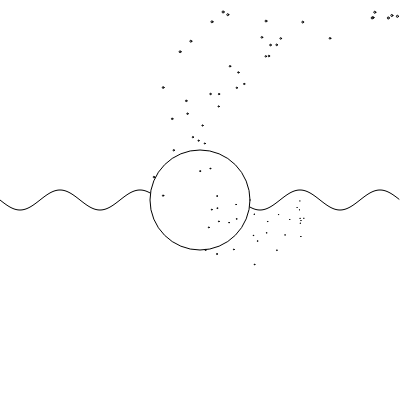
Frame 1 (no input)
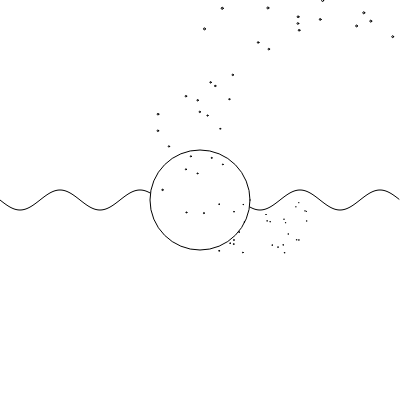
Frame 60 (no input)
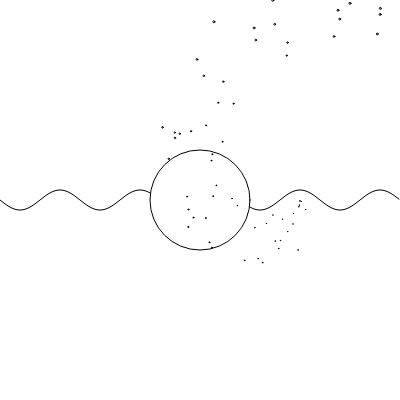
Frame 120 (the mouse pressed at the canvas centre since frame 60)

The p5.js sketch that drew these frames (run headless with seeded random() and noise() and a simulated clock; from frame 60 on, the mouse is pressed at the canvas centre):

// p5.js sketch
// ── sketch.js
function preload() {
  // preload assets
}

function setup() {
  createCanvas(sketchWidth, sketchHeight);
}

const sketchWidth = 400;
const sketchHeight = 400;
const angleDistance = 3;
const maxAngle = 320;

const points = [];

function setup() {
  createCanvas(sketchWidth, sketchHeight);
  for (let p = 0; p < 100; p += 1) {
    points.push({
      layer: random(100, 120),
      angle: random(0, maxAngle)
    });
  }
}

function draw() {
  background(255);

  noFill();
  beginShape();
  for (let x = 0; x < sketchWidth; x += 1) {
    vertex(x, sin(((Math.PI * 10) / sketchWidth) * x) * 10 + sketchHeight / 2);
  }
  endShape();

  stroke(0);
  fill(255);
  circle(200, 200, 100);

  for (let p = 0; p < points.length; p += 1) {
      const angle = points[p].angle;
      const layer = points[p].layer;

      // each layer the angle is offset
      const rad = (Math.PI / 180) * (angle + layer * 4);

      // we use the angle also as a radius in the polar function
      // so the bigger the angle, the bigger the radius
      const x = angle * cos(rad);
      const y = angle * sin(rad);

      // we also use the angle for the circle size
      // growing angle, radius and size
      circle(
        x + sketchWidth / 2 + 100,
        y + sketchHeight / 2,
        angle / 100);

        points[p].angle += 1;
        if (points[p].angle > maxAngle) {
          points[p].angle = 0;
        }
  }
}
